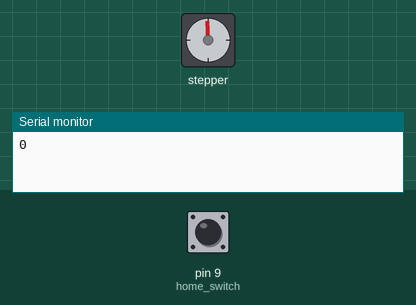
This sketch was run on a simulated Arduino Uno, built with avr-gcc and run on an emulated ATmega328P. On the bench: stepper motor, the last lines printed to the serial monitor. The test bench sets the inputs (shaded band); at power-on: pin 9 (home_switch) HIGH. Stepper angles assume 200 steps per turn.

Above: at 0.18 s.
At 9.04 s:
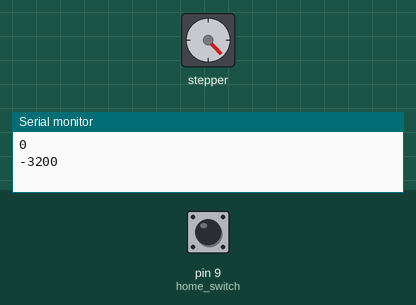
At 18.68 s:
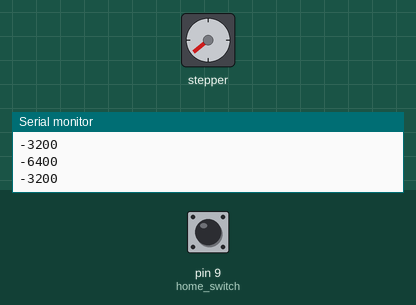
At 34.4 s:
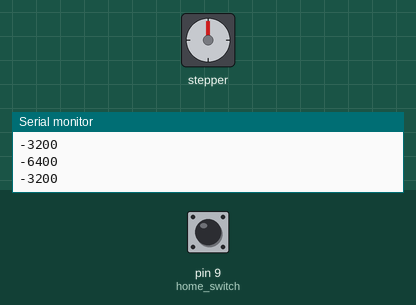
Timing chart, 0 to 40.0 s (numbered marks = the images above):
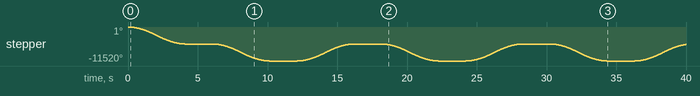

Measured:
- by itself, stepper: turns 5760° counter-clockwise in 4.0 s, then 5760° counter-clockwise in 4.0 s, then 5760° clockwise in 4.0 s, then 5760° counter-clockwise in 4.0 s, and so on

The sketch:

test_stepper.ino
```cpp
#include <AccelStepper.h>

#define STEPS 200
#define dirPin 2
#define stepPin 3
#define home_switch 9
// Define stepper motor connections and motor interface type. Motor interface type must be set to 1 when using a driver:
#define motorInterfaceType 1
AccelStepper stepper(motorInterfaceType, 5, 4);
int Pval = 0;
int potVal = 0;

void setup() {
  // Set the maximum speed in steps per second:
  // pinMode(stepPin, OUTPUT);
  // pinMode(dirPin, OUTPUT);
  int initial_homing = 1;
  while (!digitalRead(home_switch)) {
    stepper.setMaxSpeed(3000);
    stepper.setAcceleration(1000);
    stepper.moveTo(initial_homing);
    stepper.run();
    initial_homing += 1;
    delay(1);
  }
  Serial.begin(9600);
//  stepper.setSpeed(1000);
  stepper.setCurrentPosition(0);
  stepper.setMaxSpeed(3000);
  stepper.setAcceleration(1000);
}
void loop() {
//  if (stepper.distanceToGo() == 0)
//    stepper.moveTo(-stepper.currentPosition());
  Serial.println(stepper.currentPosition());
  stepper.runToNewPosition(-20.0/40.0*6400); // -20mm
  delay(2000);
  Serial.println(stepper.currentPosition());
  stepper.runToNewPosition(-40.0/40.0*6400); // -40mm
  delay(2000);
}
```
